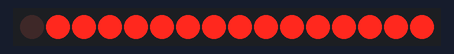
A sketch run on a simulated Arduino Uno, built with avr-gcc and run on an emulated ATmega328P. Parts: 16 shift-register outputs drawn as a row of LEDs (first output left, lit = HIGH). Wiring (inferred from the names in the program): 2 × shift register (74HC595): data pin 11; shift clock pin 12; latch pin 8. Wiring (inferred from the signals the program sends): row of LEDs: on Q0, Q1, Q2, Q3, Q4, Q5, Q6, Q7, Q8, Q9, Q10, Q11, Q12, Q13, Q14, Q15.

Above: at 0.37 s.
At 1.37 s:
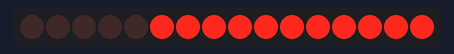
At 2.37 s:
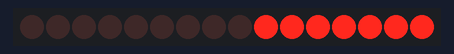
At 4.3 s:
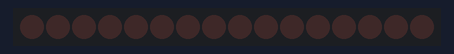
At 6.38 s:
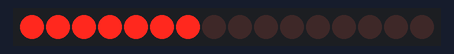
At 8.7 s:
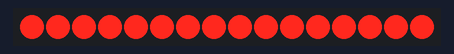
Timing chart, 0 to 11.4 s (numbered marks = the images above):
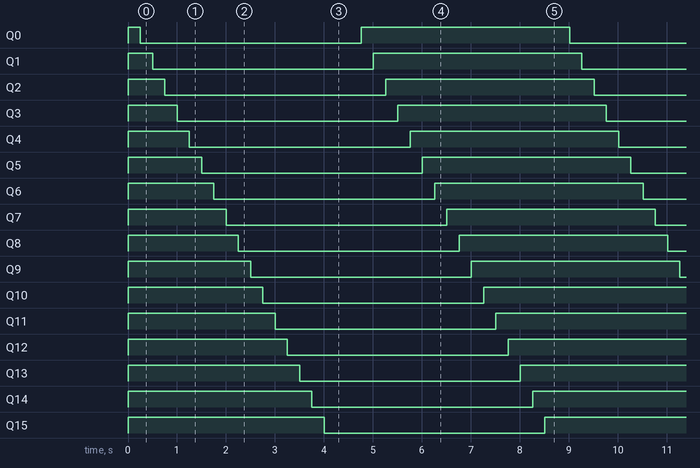

The sketch:

dual_595.ino
```cpp
#define isON(S,i) (S & (1 << i))


//Pin connected to latch pin (ST_CP) of 74HC595
const int latchPin = 8;
//Pin connected to clock pin (SH_CP) of 74HC595
const int clockPin = 12;
////Pin connected to Data in (DS) of 74HC595
const int dataPin = 11;

void setup() {
  pinMode(latchPin, OUTPUT);
  pinMode(dataPin, OUTPUT);
  pinMode(clockPin, OUTPUT);
}

void loop() {
  word S = 0;
  turn(S,250);
  for (int i = 0; i <= 15; i++) {
     S = bitON(S,i);
     turn(S,250);
  }
  delay(500);
  for (int i = 0; i <= 15; i++) {
     S = bitOFF(S,i);
     turn(S,250);
  }
}

void turn(word data, int de) {
  int bits = 2;
  digitalWrite(latchPin, LOW);
  byte out;
  for (int k = bits-1; k >=0; k--) {
    out = 0;
    for (int i = 0; i<= 7; i++) {
      if (isON(data,i+k*8)) {
        out += luythua(i);
      }
    }
    shiftOut(dataPin, clockPin, MSBFIRST, out);
  }

  digitalWrite(latchPin, HIGH);
  delay(de);
}

word bitON(word S, int i) {
  return (S | (1 << i));
}

word bitOFF(word S, int i) {
   return (S &= ~(1 << i));
}

int luythua(int lt) {
  int P = 1;
  for(int i = 1; i<=lt; i++) {
    P = 2 * P;
  }

  return P;
}
```

Measured:
- by itself, Q0–13: repeats every 8.8 s: LOW 4.5 s, HIGH 4.3 s
- by itself, Q14, Q15: alternates HIGH for 4.3 s and LOW for 4.5 s
- by itself, everything shown: repeats every 8.8 s, in 32 steps
